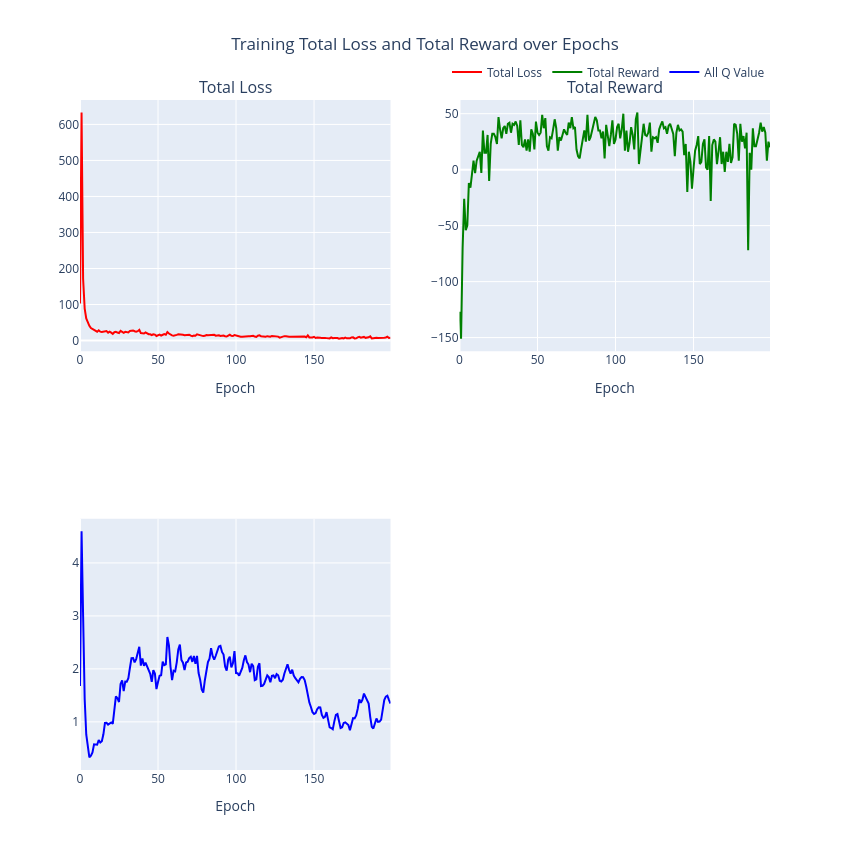

Source (notebook cell):
### Markdown cell above
### Loss and Reward Plot for Double DQN NVDA

### Code cell
plot_loss_reward(total_losses_ddqn, total_rewards_ddqn, all_q_values_ddqn)

### Figure 1 — Plotly figure (JSON) as saved in the notebook; plotly's stock layout.template omitted (floating-point values rounded to 4 significant figures; data arrays with more than 128 entries replaced by an {"elided": "..."} marker saying what was removed)
{"data": [{"line": {"color": "red"}, "mode": "lines", "name": "Total Loss", "type": "scatter", "xaxis": "x", "y": {"elided": "200 float values"}, "yaxis": "y"}, {"line": {"color": "green"}, "mode": "lines", "name": "Total Reward", "type": "scatter", "xaxis": "x2", "y": {"elided": "200 int values"}, "yaxis": "y2"}, {"line": {"color": "blue"}, "mode": "lines", "name": "All Q Value", "type": "scatter", "xaxis": "x3", "y": {"elided": "200 float values"}, "yaxis": "y3"}], "layout": {"annotations": [{"font": {"size": 16}, "showarrow": false, "text": "Total Loss", "x": 0.225, "xanchor": "center", "xref": "paper", "y": 1, "yanchor": "bottom", "yref": "paper"}, {"font": {"size": 16}, "showarrow": false, "text": "Total Reward", "x": 0.775, "xanchor": "center", "xref": "paper", "y": 1, "yanchor": "bottom", "yref": "paper"}], "height": 850, "legend": {"orientation": "h", "x": 1, "xanchor": "right", "y": 1.02, "yanchor": "bottom"}, "showlegend": true, "title": {"text": "Training Total Loss and Total Reward over Epochs", "x": 0.5}, "width": 850, "xaxis": {"anchor": "y", "domain": [0, 0.45], "title": {"text": "Epoch"}}, "xaxis2": {"anchor": "y2", "domain": [0.55, 1], "title": {"text": "Epoch"}}, "xaxis3": {"anchor": "y3", "domain": [0, 0.45], "title": {"text": "Epoch"}}, "xaxis4": {"anchor": "y4", "domain": [0.55, 1]}, "yaxis": {"anchor": "x", "domain": [0.625, 1]}, "yaxis2": {"anchor": "x2", "domain": [0.625, 1]}, "yaxis3": {"anchor": "x3", "domain": [0, 0.375]}, "yaxis4": {"anchor": "x4", "domain": [0, 0.375]}}}
